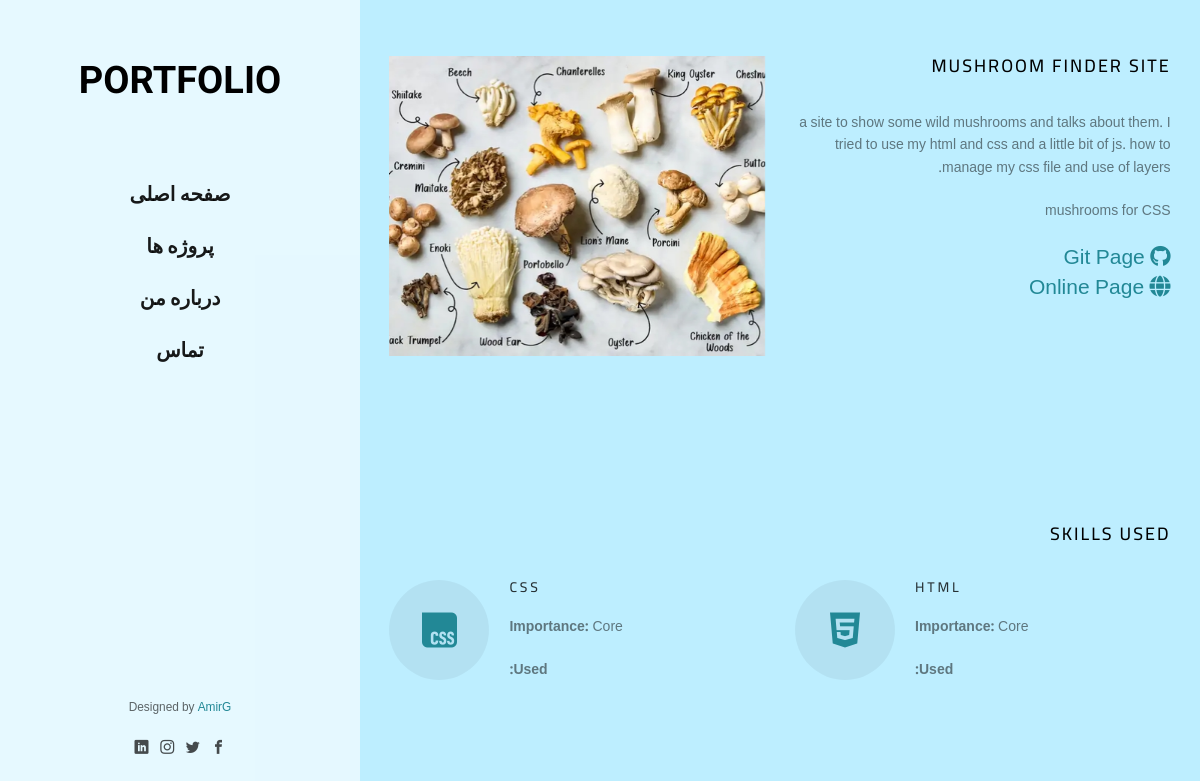
The page /fa/projects/2/ on the database its author committed.
### protfolio/models.py (models this page shows, shortened)
class Project(models.Model):
    title = models.CharField(max_length=200)
    slug = models.SlugField(max_length=200, unique=True)
    description = models.TextField()
    detailed_description = models.TextField(blank=True)
    description_fa = models.TextField(null=True)
    detailed_description_fa = models.TextField(blank=True,null=True)
    image = ProcessedImageField(
        upload_to='protfolio/static/protfolio/images/projects',
        processors=[ResizeToFill(500, 400)],
        format='JPEG',
        options={'quality': 100},
        blank=True
    )
    thumbnail = ProcessedImageField(
        upload_to='protfolio/static/protfolio/images/projects/thumbnails',
        processors=[ResizeToFill(400, 300)],
        format='JPEG',
        options={'quality': 80},
        blank=True
    )
    github_url = models.URLField(blank=True)
    live_url = models.URLField(blank=True)
    skills_used = models.ManyToManyField(Skill, through='ProjectSkill')
    featured = models.BooleanField(default=False)
    start_date = models.DateField()
    end_date = models.DateField(null=True, blank=True)
    client = models.CharField(max_length=100, blank=True)
    project_type = models.CharField(max_length=20, choices=[
        ('personal', 'Personal Project'),
        ('client', 'Client Work'),
        ('open-source', 'Open Source')
    ], default='personal')
    def image_basename(self):
        if self.image:
            return str(self.image)[len('protfolio/static/protfolio/images/projects')+1:]
        return ""
    class Meta:
        ordering = ['-start_date']

class ProjectSkill(models.Model):
    project = models.ForeignKey('Project', on_delete=models.CASCADE)
    skill = models.ForeignKey('Skill', on_delete=models.CASCADE)
    importance = models.PositiveIntegerField(
        default=5,
        choices=[(1, 'Basic'), (3, 'Medium'), (5, 'Core')]
    )
    usage_description = models.CharField(max_length=200, blank=True)
    class Meta:
        unique_together = [['project', 'skill']]

class Skill(models.Model):
    name = models.CharField(max_length=50, unique=True)
    proficiency = models.PositiveIntegerField(
        default=70,
        validators=[MinValueValidator(0), MaxValueValidator(100)]
    )
    category = models.CharField(max_length=20, choices=[
        ('webdev', 'WebDev'),
        ('ai', 'AI'),
        ('devops', 'DevOps'),
        ('design', 'Design'),
        ('language', 'Language'),
        ('all', "All"),
    ])
    icon = models.CharField(
        max_length=50,
        blank=True,
        help_text="Font Awesome icon class (e.g. fa-python)"
    )
    years_experience = models.DecimalField(
        max_digits=3,
        decimal_places=1,
        default=1.0
    )
    showcase = models.BooleanField(
        default=True,
        help_text="Display on skills section"
    )
    class Meta:
        ordering = ['-proficiency', 'name']

### protfolio/views.py (the view)
# urls.py: path('projects/<int:project_id>/', views.project_detail, name='project_detail'),
def project_detail(request, project_id):
    try:
        project = Project.objects.get(pk=project_id)
    except Project.DoesNotExist:
        return HttpResponse("Project not found", status=404)
    context = {
        'project': project,
        'project_skills': ProjectSkill.objects.filter(project=project).select_related('skill'),
    }
    return render(request, 'protfolio/project_detail.html', context)

### protfolio/templates/protfolio/project_detail.html (shortened to what this page needs)
 {% load static %}
 {% include 'protfolio/includes/head.html'%}
			<div class="fh5co-narrow-content">
				<div class="row row-bottom-padded-md">
					<div class="col-md-6 animate-box" data-animate-effect="fadeInLeft">
						<img class="img-responsive " src="{%static '/protfolio/images/projects/'%}{{project.image_basename}}" alt="Free HTML5 Bootstrap Template by FreeHTML5.co">
					</div>
					<div class="col-md-6 animate-box" data-animate-effect="fadeInLeft">
						<h2 class="fh5co-heading">{{project.title}}</h2>
						<p>{{project.description}}</p>
						<p>{{project.detailed_description}}</p>
						<p>
							{% if project.github_url %}
							<a href="{{project.github_url}}" class="lead"><i class="fa-brands fa-github"></i>   Git Page</a>
							{% endif %}
							{% if project.live_url %}
							<a href="{{project.live_url}}" class="lead"><i class="fa-solid fa-globe"></i>   Online Page</a>
							{% endif %}
						</p>
					</div>
				</div>
			</div>
			<div class="fh5co-narrow-content">
					<h2 class="fh5co-heading animate-box" data-animate-effect="fadeInLeft">Skills Used</h2>
					<div class="row">
						{% for project_skill in project_skills %}
						<div class="col-md-6">
							<div class="fh5co-feature animate-box" data-animate-effect="fadeInLeft">
								<div class="fh5co-icon">
									<i class="{{project_skill.skill.icon}}"></i>
								</div>
								<div class="fh5co-text">
									<h3>{{project_skill.skill.name}}</h3>
									<p><strong>Importance:</strong> {{project_skill.get_importance_display}}</p>
									<p><strong>Used:</strong> {{project_skill.usage_description}}</p>
								</div>
							</div>
						</div>
						{% endfor %}
					</div>
				</div>
		</div>
	</div>
{% include 'protfolio/includes/footer.html'%}

### protfolio/static/protfolio/css/style.css (style rules this page uses)
body { font-family: "Roboto", Arial, sans-serif; font-weight: 300; font-size: 14px; line-height: 1.6; color: rgba(0, 0, 0, 0.5); background: rgb(189, 238, 255); }
html[lang="fa"] body { font-family: "Noto Sans Arabic", sans-serif; font-weight: 300; font-size: 14px; line-height: 1.6; color: rgba(0, 0, 0, 0.5); background: rgb(189, 238, 255); }
a { color: #228896; -webkit-transition: 0.5s; -o-transition: 0.5s; transition: 0.5s; }
p { margin-bottom: 1.5em; }
h1, h2, h3, h4, h5, h6 { color: #000; font-family: "Roboto", Arial, sans-serif; font-weight: 400; margin: 0 0 30px 0; }
html[lang="fa"] h1, h2, h3, h4, h5, h6 { font-family: "Cairo", sans-serif; font-weight: 400; margin: 0 0 30px 0; }
#fh5co-main .fh5co-narrow-content { position: relative; width: 93%; margin: 0 auto; padding: 4em 0; clear: both; }
.fh5co-feature { text-align: left; width: 100%; float: left; margin-bottom: 40px; position: relative; }
.fh5co-feature .fh5co-icon { position: absolute; top: 0; left: 0; width: 100px; height: 100px; display: table; text-align: center; background: rgba(0, 0, 0, 0.05); -webkit-border-radius: 50%; -moz-border-radius: 50%; -ms-border-radius: 50%; border-radius: 50%; }
.fh5co-feature .fh5co-icon i { display: table-cell; vertical-align: middle; color: #228896; font-size: 40px; height: 100px; }
@media screen and (max-width: 1200px) { .fh5co-feature .fh5co-icon i { font-size: 40px; } }
.fh5co-feature .fh5co-text { padding-left: 120px; width: 100%; }
.fh5co-feature .fh5co-text h2, .fh5co-feature .fh5co-text h3 { margin: 0; padding: 0; }
.fh5co-feature .fh5co-text h3 { font-weight: 500; margin-bottom: 20px; color: rgba(0, 0, 0, 0.8); font-size: 14px; letter-spacing: 0.2em; text-transform: uppercase; }
.fh5co-heading { font-size: 18px; margin-bottom: 2em; font-weight: 500; text-transform: uppercase; letter-spacing: 2px; }
.row-bottom-padded-md { padding-bottom: 4em; }
.js .animate-box { opacity: 0; }
html[lang="fa"] { color: red; }

### rows shown on the page
Project: image_basename (picture), title "MUSHROOM FINDER SITE", description "a site to show some wild mushrooms and talks about them. I tried to use my html and css and a little bit of js. how to manage my css file and use of layers.", detailed_description "mushrooms for CSS"
ProjectSkill: skill.name "CSS", importance "Core"
ProjectSkill: skill.name "HTML", importance "Core"
